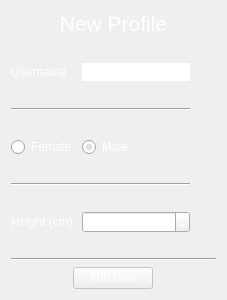
            <widget class="QWidget" name="page_5">
             <layout class="QVBoxLayout" name="verticalLayout_10">
              <item>
               <widget class="QLabel" name="label_8">
                <property name="maximumSize">
                 <size>
                  <width>16777215</width>
                  <height>50</height>
                 </size>
                </property>
                <property name="font">
                 <font>
                  <pointsize>16</pointsize>
                 </font>
                </property>
                <property name="styleSheet">
                 <string notr="true">color:white</string>
                </property>
                <property name="text">
                 <string>New Profile</string>
                </property>
                <property name="alignment">
                 <set>Qt::AlignCenter</set>
                </property>
               </widget>
              </item>
              <item>
               <layout class="QGridLayout" name="gridLayout_4">
                <property name="sizeConstraint">
                 <enum>QLayout::SetDefaultConstraint</enum>
                </property>
                <item row="8" column="0" colspan="3" alignment="Qt::AlignHCenter">
                 <widget class="QPushButton" name="add_usr_btn">
                  <property name="enabled">
                   <bool>false</bool>
                  </property>
                  <property name="sizePolicy">
                   <sizepolicy hsizetype="Minimum" vsizetype="Fixed">
                    <horstretch>0</horstretch>
                    <verstretch>0</verstretch>
                   </sizepolicy>
                  </property>
                  <property name="maximumSize">
                   <size>
                    <width>100</width>
                    <height>16777215</height>
                   </size>
                  </property>
                  <property name="layoutDirection">
                   <enum>Qt::LeftToRight</enum>
                  </property>
                  <property name="styleSheet">
                   <string notr="true">color:white</string>
                  </property>
                  <property name="text">
                   <string>Add user</string>
                  </property>
                  <property name="autoDefault">
                   <bool>false</bool>
                  </property>
                  <property name="default">
                   <bool>false</bool>
                  </property>
                  <property name="flat">
                   <bool>false</bool>
                  </property>
                 </widget>
                </item>
                <item row="2" column="1">
                 <widget class="QRadioButton" name="radioMale">
                  <property name="styleSheet">
                   <string notr="true">color:white;</string>
                  </property>
                  <property name="text">
                   <string>Male</string>
                  </property>
                  <property name="checked">
                   <bool>true</bool>
                  </property>
                 </widget>
                </item>
                <item row="2" column="2">
                 <spacer name="verticalSpacer_3">
                  <property name="orientation">
                   <enum>Qt::Vertical</enum>
                  </property>
                  <property name="sizeType">
                   <enum>QSizePolicy::Fixed</enum>
                  </property>
                  <property name="sizeHint" stdset="0">
                   <size>
                    <width>20</width>
                    <height>60</height>
                   </size>
                  </property>
                 </spacer>
                </item>
                <item row="0" column="0">
                 <widget class="QLabel" name="label_9">
                  <property name="maximumSize">
                   <size>
                    <width>100</width>
                    <height>16777215</height>
                   </size>
                  </property>
                  <property name="styleSheet">
                   <string notr="true">color:white</string>
                  </property>
                  <property name="text">
                   <string>Username</string>
                  </property>
                 </widget>
                </item>
                <item row="4" column="2" rowspan="2">
                 <spacer name="verticalSpacer_6">
                  <property name="orientation">
                   <enum>Qt::Vertical</enum>
                  </property>
                  <property name="sizeType">
                   <enum>QSizePolicy::Fixed</enum>
                  </property>
                  <property name="sizeHint" stdset="0">
                   <size>
                    <width>20</width>
                    <height>60</height>
                   </size>
                  </property>
                 </spacer>
                </item>
                <item row="4" column="1" rowspan="2">
                 <widget class="QSpinBox" name="Height">
                  <property name="minimumSize">
                   <size>
                    <width>0</width>
                    <height>0</height>
                   </size>
                  </property>
                  <property name="maximumSize">
                   <size>
                    <width>300</width>
                    <height>16777215</height>
                   </size>
                  </property>
                  <property name="styleSheet">
                   <string notr="true">color: white</string>
                  </property>
                  <property name="suffix">
                   <string/>
                  </property>
                  <property name="minimum">
                   <number>100</number>
                  </property>
                  <property name="maximum">
                   <number>250</number>
                  </property>
                  <property name="stepType">
                   <enum>QAbstractSpinBox::DefaultStepType</enum>
                  </property>
                  <property name="value">
                   <number>170</number>
                  </property>
                 </widget>
                </item>
                <item row="0" column="2">
                 <spacer name="verticalSpacer_2">
                  <property name="orientation">
                   <enum>Qt::Vertical</enum>
                  </property>
                  <property name="sizeType">
                   <enum>QSizePolicy::Fixed</enum>
                  </property>
                  <property name="sizeHint" stdset="0">
                   <size>
                    <width>20</width>
                    <height>60</height>
                   </size>
                  </property>
                 </spacer>
                </item>
                <item row="1" column="0" colspan="2">
                 <widget class="Line" name="line_9">
                  <property name="orientation">
                   <enum>Qt::Horizontal</enum>
                  </property>
                 </widget>
                </item>
                <item row="6" column="0" colspan="3">
                 <widget class="Line" name="line_16">
                  <property name="orientation">
                   <enum>Qt::Horizontal</enum>
                  </property>
                 </widget>
                </item>
                <item row="4" column="0" rowspan="2">
                 <widget class="QLabel" name="label_12">
                  <property name="maximumSize">
                   <size>
                    <width>100</width>
                    <height>16777215</height>
                   </size>
                  </property>
                  <property name="styleSheet">
                   <string notr="true">color:white</string>
                  </property>
                  <property name="text">
                   <string>Height (cm)</string>
                  </property>
                 </widget>
                </item>
                <item row="0" column="1">
                 <widget class="QLineEdit" name="Username">
                  <property name="maximumSize">
                   <size>
                    <width>300</width>
                    <height>16777215</height>
                   </size>
                  </property>
                  <property name="styleSheet">
                   <string notr="true">color:white; border: 1px solid white;</string>
                  </property>
                 </widget>
                </item>
                <item row="2" column="0">
                 <widget class="QRadioButton" name="radioFemale">
                  <property name="styleSheet">
                   <string notr="true">color:white</string>
                  </property>
                  <property name="text">
                   <string>Female</string>
                  </property>
                 </widget>
                </item>
                <item row="3" column="0" colspan="2">
                 <widget class="Line" name="line_11">
                  <property name="orientation">
                   <enum>Qt::Horizontal</enum>
                  </property>
                 </widget>
                </item>
                <item row="7" column="0" colspan="3">
                 <spacer name="verticalSpacer_8">
                  <property name="orientation">
                   <enum>Qt::Vertical</enum>
                  </property>
                  <property name="sizeType">
                   <enum>QSizePolicy::Expanding</enum>
                  </property>
                  <property name="sizeHint" stdset="0">
                   <size>
                    <width>0</width>
                    <height>0</height>
                   </size>
                  </property>
                 </spacer>
                </item>
               </layout>
              </item>
             </layout>
            </widget>
